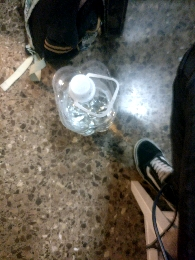
%> input picture Servidor/Imagenes_A_Procesar/paraProcesar.jpg, 195 x 260 px
$ octave --eval "procesarImagen;"   (GNU Octave 9; MATLAB toolbox functions it lacks are replaced by stand-ins)
%> lines starting %> are read from the running program, lines starting %| are printed output that depends on the picture; in (x1, y1, x2, y2) boxes, pixels count from 0 and x2, y2 are one past the last pixel; in counts of white or black regions, pixels touching at a corner belong together; the program's own positions count from 1
%------------------------------------------------------------
% Imagen ->
%   procesarImagen()
% Imagen <-
%------------------------------------------------------------
function procesarImagen()
image=imread('./Imagenes_A_Procesar/paraProcesar.jpg');
%> image is the input picture: size 260x195x3 uint8; mean R, G, B 99, 94.1, 85.1

%  Se comprueba si es escala de grises y si no lo es se vuelve escala de
%  grises
%------------------------------------------------------------
if size(image,3)==3
    image=rgb2gray(image);
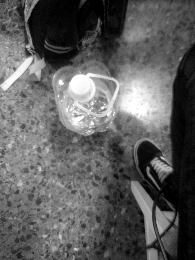
%> image: size 260x195 uint8; min 0, max 255, mean 94.5
end

T = graythresh(image);
%> T = 0.353
BW = imbinarize(image, T);
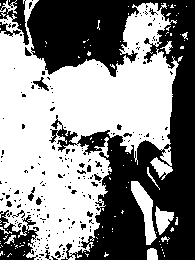
%> BW: size 260x195 logical; 54% white; 206 black regions (185 under 20 px), largest, box (x1, y1, x2, y2) and area: (27, 0, 195, 260) 20495, (0, 210, 39, 260) 1030, (0, 0, 29, 45) 486
BW2 = imcomplement(BW);

imwrite(BW2, './Imagenes_Procesadas/binaria.jpg')
end
